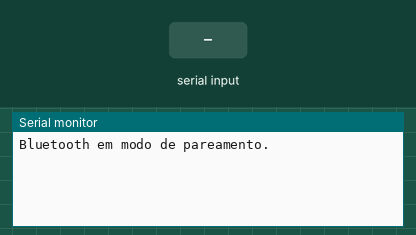
This program was run on a simulated ESP32. On the bench: the last lines printed to the serial monitor. The test bench sets the inputs (shaded band). Nothing arrives over Bluetooth unless stated.

Above: at 3.2 s.
3.3 s: "1" received over the second serial link
At 4.5 s:
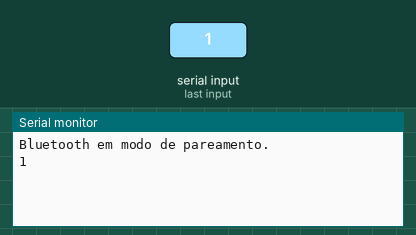
4.8 s: "0" received over the second serial link
At 5.9 s:
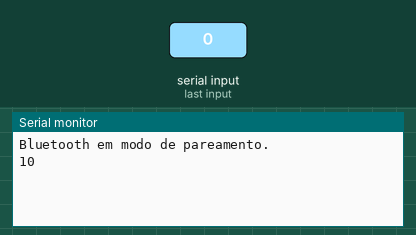

Measured:
- after the input at 3.3 s, the serial monitor: prints a new line at once (image 1)
- after the input at 4.8 s, the serial monitor: prints a new line at once (image 2)

The program:

main.cpp
```cpp
#include "BluetoothSerial.h"

BluetoothSerial SerialBT;

void setup() {
  Serial.begin(115200);

  delay(2000);

  SerialBT.begin("ESP32");

  Serial.println("Bluetooth em modo de pareamento.");
}

void loop() {

  if (Serial.available()) {

    SerialBT.write(Serial.read());
  }


  if (SerialBT.available()) {

    Serial.write(SerialBT.read());
  }
}
```
